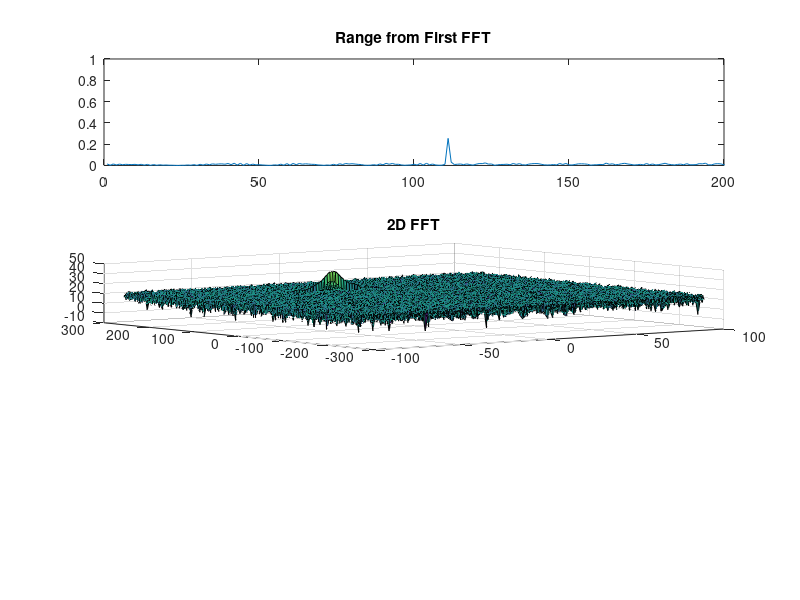

Recreate this plot in MATLAB. (Note: this script raises an error after producing the figure.)
clear all
clc;

%% Radar Specifications 
%%%%%%%%%%%%%%%%%%%%%%%%%%%
% Frequency of operation = 77GHz
% Max Range = 200m
% Range Resolution = 1 m
% Max Velocity = 100 m/s
%%%%%%%%%%%%%%%%%%%%%%%%%%%

%speed of light = 3e8
c= 3e8;
%Operating carrier frequency of Radar 
fc= 77e9;             %carrier freq
r_max = 200;
v_max = 100;
d_res = 1;
v_res = 3;
%% User Defined Range and Velocity of target
% *%TODO* :
% define the target's initial position and velocity. Note : Velocity
% remains contant
 
R = 110;
v = -20;

%% FMCW Waveform Generation

% *%TODO* :
%Design the FMCW waveform by giving the specs of each of its parameters.
% Calculate the Bandwidth (B), Chirp Time (Tchirp) and Slope (slope) of the FMCW
% chirp using the requirements above.

% Bandwidth for the each chirp for given resolution
B = c / (2 * d_res);

% Sweep time for chirp is defuned as rule by 5.5 times of round trip
Tchirp = 5.5 * 2 * r_max / c;

% The slope of the chirp
slope = B / Tchirp;

%The number of chirps in one sequence. Its ideal to have 2^ value for the ease of running the FFT
%for Doppler Estimation. 
Nd=128;                   % #of doppler cells OR #of sent periods % number of chirps

%The number of samples on each chirp. 
Nr=1024;                  %for length of time OR # of range cells

% Timestamp for running the displacement scenario for every sample on each
% chirp
t=linspace(0,Nd*Tchirp,Nr*Nd); %total time for samples


%Creating the vectors for Tx, Rx and Mix based on the total samples input.
Tx=zeros(1,length(t)); %transmitted signal
Rx=zeros(1,length(t)); %received signal
Mix = zeros(1,length(t)); %beat signal

%Similar vectors for range_covered and time delay.
r_t=zeros(1,length(t));
td=zeros(1,length(t));


%% Signal generation and Moving Target simulation
% Running the radar scenario over the time. 

dt = Tchirp / Nr;

for i=1:length(t)
    % *%TODO* :
    %For each time stamp update the Range of the Target for constant velocity. 
    r_t(i) = R + v * t(i);
    t_d(i) = 2 * r_t(i) / c;
    
    % *%TODO* :
    %For each time sample we need update the transmitted and
    %received signal. 
    Tx(i) = cos(2*pi*(fc*t(i) + slope * t(i)^2 / 2.0 ));
    Rx(i) = cos(2*pi*(fc*(t(i)-t_d(i)) + slope * (t(i)-t_d(i))^2 / 2.0 ));
    
    % *%TODO* :
    %Now by mixing the Transmit and Receive generate the beat signal
    %This is done by element wise matrix multiplication of Transmit and
    %Receiver Signal
    Mix(i) = Tx(i).* Rx(i);
    
end

%% RANGE MEASUREMENT


 % *%TODO* :
%reshape the vector into Nr*Nd array. Nr and Nd here would also define the size of
%Range and Doppler FFT respectively.
Mi = reshape(Mix,Nr,Nd);

 % *%TODO* :
%run the FFT on the beat signal along the range bins dimension (Nr) and
%normalize.
f1 = fft(Mi,Nr);
f1 = f1/Nr;


 % *%TODO* :
% Take the absolute value of FFT output
f1 = abs(f1);

 % *%TODO* :
% Output of FFT is double sided signal, but we are interested in only one side of the spectrum.
% Hence we throw out half of the samples.
f1 = f1(1:Nr/2);

%plotting the range
figure ('Name','Radar Detection Results');
subplot(3,1,1);



 % *%TODO* :
 % plot FFT output 
plot(f1);
axis ([0 200 0 1]);
title('Range from First FFT')  

%% RANGE DOPPLER RESPONSE
% The 2D FFT implementation is already provided here. This will run a 2DFFT
% on the mixed signal (beat signal) output and generate a range doppler
% map.You will implement CFAR on the generated RDM


% Range Doppler Map Generation.

% The output of the 2D FFT is an image that has reponse in the range and
% doppler FFT bins. So, it is important to convert the axis from bin sizes
% to range and doppler based on their Max values.

Mix=reshape(Mix,[Nr,Nd]);

% 2D FFT using the FFT size for both dimensions.
sig_fft2 = fft2(Mix,Nr,Nd);

% Taking just one side of signal from Range dimension.
sig_fft2 = sig_fft2(1:Nr/2,1:Nd);
sig_fft2 = fftshift (sig_fft2);
RDM = abs(sig_fft2);
RDM = 10*log10(RDM) ;

%use the surf function to plot the output of 2DFFT and to show axis in both
%dimensions
doppler_axis = linspace(-100,100,Nd);
range_axis = linspace(-200,200,Nr/2)*((Nr/2)/400);

subplot(3,1,2);


surf(doppler_axis,range_axis,RDM);
title('2D FFT')

%% CFAR implementation

%Slide Window through the complete Range Doppler Map

% *%TODO* :
%Select the number of Training Cells in both the dimensions.
T = [12,6];

% *%TODO* :
%Select the number of Guard Cells in both dimensions around the Cell under 
%test (CUT) for accurate estimation
G = [4,2];

% *%TODO* :
% offset the threshold by SNR value in dB
offset = 5;
threshold_cfar = zeros(size(RDM))-1;
signal_cfar = zeros(size(RDM));

% *%TODO* :
%Create a vector to store noise_level for each iteration on training cells
noise_level = zeros(1,1);


% *%TODO* :
%design a loop such that it slides the CUT across range doppler map by
%giving margins at the edges for Training and Guard Cells.
%For every iteration sum the signal level within all the training
%cells. To sum convert the value from logarithmic to linear using db2pow
%function. Average the summed values for all of the training
%cells used. After averaging convert it back to logarithimic using pow2db.
%Further add the offset to it to determine the threshold. Next, compare the
%signal under CUT with this threshold. If the CUT level > threshold assign
%it a value of 1, else equate it to 0.
siz = size(RDM);
x_shape = siz(1);
y_shape = siz(2);

for i = (  (T(1) + G(1) + 1 )  :  (x_shape - ( T(1) + G(1) + 1 ))  )
    for j = (  (T(2) + G(2) + 1 )  :  (y_shape - ( T(2) + G(2) + 1 ))  )
        % Use RDM[x,y] as the matrix from the output of 2D FFT for implementing
        % CFAR
        noise_level = sum(db2pow(RDM( i-T(1)-G(1) : i + T(1)+ G(1), j-T(2)-G(2) : j + T(2)+ G(2)  )),'all') - ...
            sum(db2pow(RDM( i-G(1) : i + G(1), j-G(2) : j + G(2)  )),'all');
        
        num_cells_in_noise_level = (2*(T(1)+G(1))+1) * (2*(T(2)+G(2))+1) ...
            - (2*G(1)+1)* (2*G(2)+1);
        threshold = pow2db(noise_level / num_cells_in_noise_level);
        threshold = threshold + offset;
        threshold_cfar(i,j) = threshold;
        
        CUT = RDM(i,j);
        
        if (CUT > threshold)
            signal_cfar(i,j) = 1;
        end
    end
end





% *%TODO* :
% The process above will generate a thresholded block, which is smaller 
%than the Range Doppler Map as the CUT cannot be located at the edges of
%matrix. Hence,few cells will not be thresholded. To keep the map size same
% set those values to 0. 

% not required because signal_cfar is initilaized by zeros and those values
% are never updated in the above for loop
 

% *%TODO* :
%display the CFAR output using the Surf function like we did for Range
%Doppler Response output.
subplot(3,1,3);
surf(doppler_axis,range_axis,signal_cfar);
colorbar;
title('CFAR')
